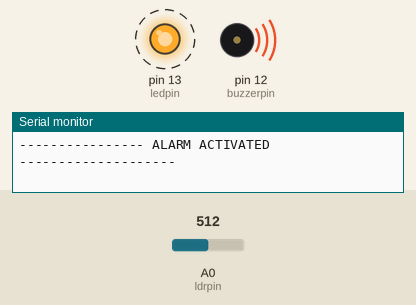
The sketch below on a simulated Arduino Uno, built with avr-gcc and run on an emulated ATmega328P. Shown: output pins drawn as LEDs (lit = HIGH), buzzer (waves = sounding), the last lines printed to the serial monitor. Dashed ring = blinking. The test bench sets the inputs (shaded band); at power-on: A0 (ldrpin) = 512.

Above: at 1.25 s.
1.3 s: A0 (ldrpin) set to 410
4.3 s: A0 (ldrpin) set to 384
At 5.0 s:
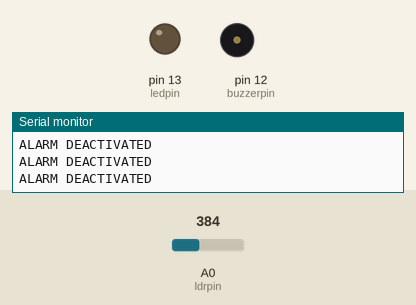
6.3 s: A0 (ldrpin) set to 511
At 6.56 s:
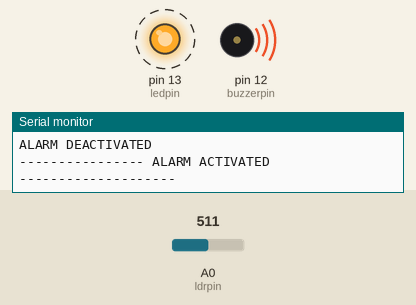
Timing chart, 0 to 15.3 s (numbered marks = the images above; inputs shaded):
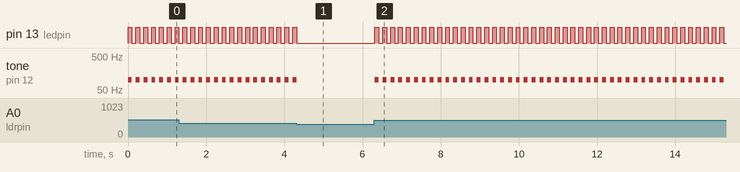

Measured:
- the behaviour switches between 400 and 399 on A0 (ldrpin) (found by bisection; images 0 and 1)
- after the input at 4.3 s, pin 13 (ledpin): goes on until 4.3 s, then stays LOW; tone on pin 12 (buzzerpin): goes on until 4.3 s, then stays silent
- after the input at 6.3 s, pin 13 (ledpin): alternates HIGH for 0.10 s and LOW for 0.10 s, starting at once; tone on pin 12 (buzzerpin): alternates 100 Hz for 0.10 s and silent for 0.10 s, starting at once
- by itself, pin 13 (ledpin): alternates HIGH for 0.10 s and LOW for 0.10 s
- by itself, tone on pin 12 (buzzerpin): alternates 100 Hz for 0.10 s and silent for 0.10 s

The sketch:

LDR_SENSOR.ino
```cpp
const int ledpin = 13;
const int buzzerpin = 12;
const int ldrpin = A0;

 void setup()
 {
  Serial.begin(9600);

  pinMode(ledpin,OUTPUT);
  pinMode(buzzerpin, OUTPUT);
  pinMode(ldrpin, INPUT);
 }
void loop()
{
  int ldrstatus= analogRead(ldrpin);

  if(ldrstatus>=400)
  {
    tone(buzzerpin,100);
    digitalWrite(ledpin,HIGH);
    delay(100);

    noTone(buzzerpin);
    digitalWrite(ledpin,LOW);
    delay(100);
    Serial.println("---------------- ALARM ACTIVATED --------------------");
  }
  else  {
    noTone(buzzerpin);

digitalWrite(ledpin,LOW);
    Serial.println("ALARM DEACTIVATED");
  }
}
```
